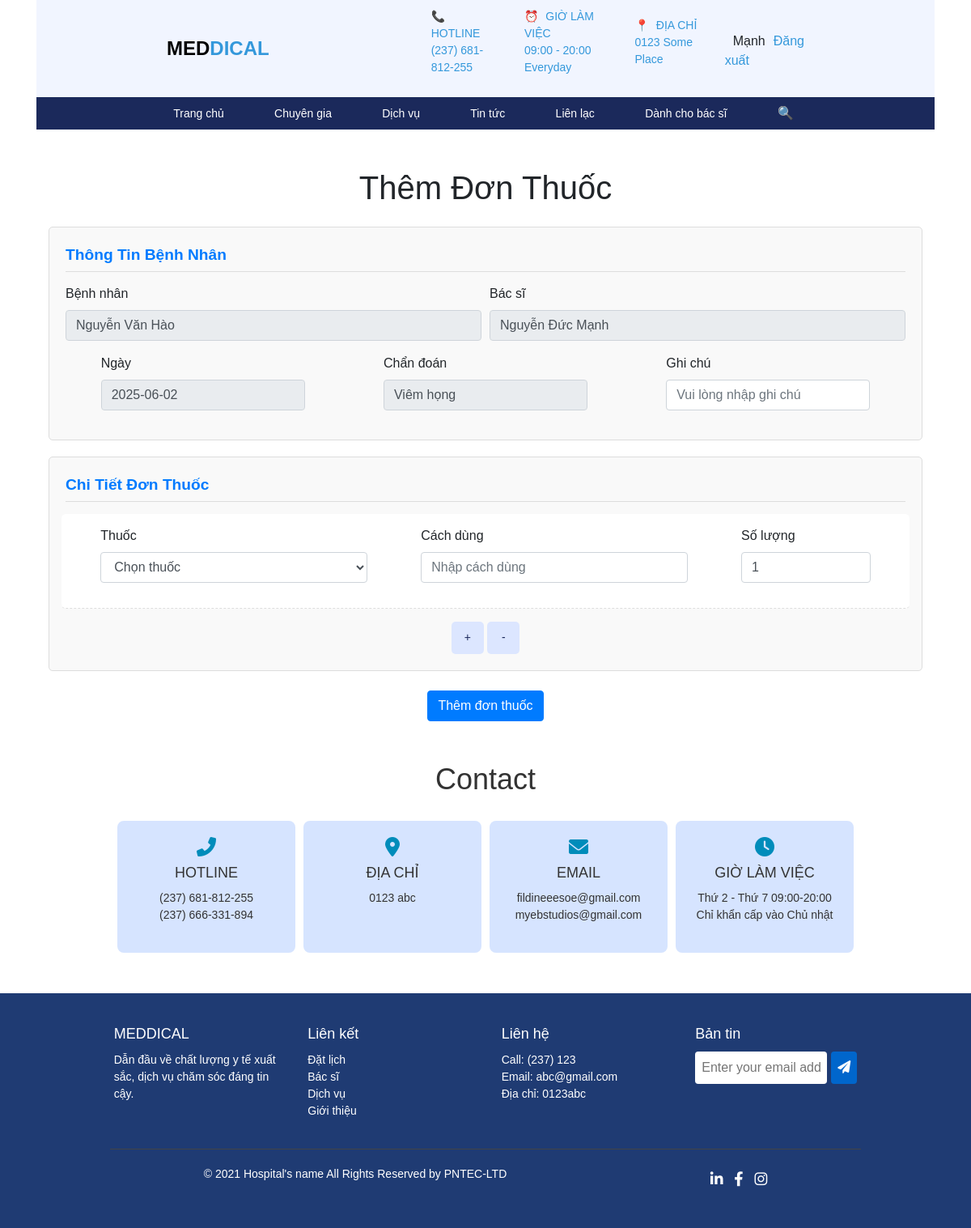
The page /php/bacsi/ThemDonThuoc.php?hoSoId=1 (signed in) on the database its author committed.
### tables this page shows
CREATE TABLE `hosobenhan` (
  `maHoSo` int(11) NOT NULL,
  `chuanDoan` varchar(255) NOT NULL,
  `ketLuan` varchar(255) NOT NULL,
  `trangThai` varchar(255) NOT NULL,
  `ngayTaoHoSo` date DEFAULT NULL,
  `maBenhNhan` int(11) NOT NULL,
  `maBacSi` int(11) NOT NULL
);

CREATE TABLE `benhnhan` (
  `maBenhNhan` int(11) NOT NULL,
  `hoTenDem` varchar(255) NOT NULL,
  `ten` varchar(255) NOT NULL,
  `email` varchar(255) DEFAULT NULL,
  `diaChi` varchar(255) DEFAULT NULL,
  `soDienThoai` varchar(255) NOT NULL,
  `ngaySinh` date NOT NULL,
  `gioiTinh` varchar(10) NOT NULL,
  `anhDaiDien` varchar(255) NOT NULL,
  `maTaiKhoan` int(11) NOT NULL
);

CREATE TABLE `bacsi` (
  `maBacSi` int(11) NOT NULL,
  `hoTenDem` varchar(255) NOT NULL,
  `ten` varchar(255) NOT NULL,
  `email` varchar(255) NOT NULL,
  `diachi` varchar(255) NOT NULL,
  `soDienThoai` varchar(255) NOT NULL,
  `ngaySinh` datetime DEFAULT NULL,
  `gioiTinh` varchar(255) DEFAULT NULL,
  `anhDaiDien` varchar(255) NOT NULL,
  `maTaiKhoan` int(11) NOT NULL
);

### php/myclass/clsHoSoBenhAn.php (called while the page is built, shortened)
<?php
class clsHoSoBenhAn
{
    private $con;
    private function connectdb() {
        $this->con = mysqli_connect("localhost", "root", "", "benhvien");
        mysqli_set_charset($this->con, "utf8");
    }
    public function layDanhSachHoSoTheoMaHoSo($maHoSo = null, $limit = 5, $offset = 0)
    {
        $link = $this->con;
        $sql = "
            SELECT
                benhnhan.hoTenDem,
                benhnhan.ten,
                benhnhan.maBenhNhan,
                YEAR(benhnhan.ngaySinh) AS namSinh,
                benhnhan.diaChi,
                benhnhan.soDienThoai,
                benhnhan.gioiTinh,
                hosobenhan.chuanDoan,
                hosobenhan.trangThai,
                hosobenhan.ngayTaoHoSo,
                hosobenhan.maHoSo,
                bacsi.hoTenDem as bsHoTenDem,
                bacsi.ten as bsTen
            FROM
                hosobenhan
            INNER JOIN
                benhnhan ON hosobenhan.maBenhNhan = benhnhan.maBenhNhan
            INNER JOIN
                bacsi ON hosobenhan.maBacSi = bacsi.maBacSi
        ";
        if ($maHoSo) {
            $sql .= " WHERE HoSoBenhAn.maHoSo  = '$maHoSo'";
        }
        $sql .= " ORDER BY hosobenhan.ngayTaoHoSo DESC LIMIT $limit OFFSET $offset";
        $result = mysqli_query($link, $sql);
        $data = [];
        if ($result) {
            while ($row = mysqli_fetch_assoc($result)) {
                $data[] = $row;
            }
        }
        return $data;
    }
}
?>

### php/bacsi/ThemDonThuoc.php (the view, shortened to what this page needs)
<?php
include '../layout/header.php';
require_once '../myclass/clsHoSoBenhAn.php';
$hoSoId = $_GET['hoSoId'] ?? null;
$hoSo = new clsHoSoBenhAn();
$hoSoData = $hoSo->layDanhSachHoSoTheoMaHoSo($hoSoId);
$currentRecord = array_filter($hoSoData, fn($item) => $item['maHoSo'] == $hoSoId);
$currentRecord = array_shift($currentRecord);
?>
<link rel="stylesheet" href="../../bootstrap/css/bootstrap.min.css">
<div class="container mt-5">
    <h1 class="text-center mb-4">Thêm Đơn Thuốc</h1>
    <form id="prescriptionForm" method="POST" action="./xuly/LuuDonThuoc.php">
        <div class="form-section">
            <div class="section-header">Thông Tin Bệnh Nhân</div>
                <div class="form-row">
                    <div class="form-group col-md-6">
                        <label for="patientName">Bệnh nhân</label>
                        <input type="text" class="form-control" id="patientName"
                            value="<?= htmlspecialchars($currentRecord['hoTenDem'] . ' ' . $currentRecord['ten']) ?>" readonly>
                    </div>
                    <div class="form-group col-md-6">
                        <label for="doctor">Bác sĩ</label>
                        <input type="text" class="form-control" id="doctor"
                            value="<?= htmlspecialchars($currentRecord['bsHoTenDem'] . ' ' . $currentRecord['bsTen']) ?>" readonly>
                    </div>
                </div>
                <div class="form-row">
                    <div class="form-group col-md-3">
                        <label for="date">Ngày</label>
                        <input type="text" class="form-control" name="ngayKeDon" id="date" readonly>
                    </div>
                    <div class="form-group col-md-3">
                        <label for="diagnosis">Chẩn đoán</label>
                        <input type="text" class="form-control" name="chuanDoan"
                            value="<?= htmlspecialchars($currentRecord['chuanDoan']) ?>" readonly>
                    </div>
                    <div class="form-group col-md-3">
                        <label for="diagnosis">Ghi chú</label>
                        <input type="text" class="form-control" name="ghiChu" placeholder="Vui lòng nhập ghi chú">
                    </div>
                </div>
        </div>
        <div class="form-section">
            <div class="section-header">Chi Tiết Đơn Thuốc</div>
                <div id="medicationList">
                    <div class="form-row medication-item" data-index="0">
                        <div class="form-group col-md-4">
                            <label for="medicine">Thuốc</label>
                            <select class="form-control" name="medicine[0]" required>
                                <option value="">Chọn thuốc</option>
                            </select>
                        </div>
                        <div class="form-group col-md-4">
                            <label for="usage">Cách dùng</label>
                            <input type="text" class="form-control" name="usage[0]" placeholder="Nhập cách dùng" required>
                        </div>
                        <div class="form-group col-md-2">
                            <label for="quantity">Số lượng</label>
                            <input type="number" class="form-control" name="quantity[0]" value="1" min="1" required>
                        </div>
                    </div>
                </div>
                <div class="text-center mt-3">
                    <button type="button" class="btn btn-success btn-add" onclick="addMedication()">+</button>
                    <button type="button" class="btn btn-danger btn-remove" onclick="removeMedication()">-</button>
                </div>
            </div>
            <div class="text-center mt-4">
                <button type="submit" class="btn btn-primary">Thêm đơn thuốc</button>
            </div>
        </div>
</div>
<?php include '../layout/footer.php'; ?>

### css/mau.css (style rules this page uses)
* { box-sizing: border-box; margin: 0px auto; font-family: Arial, sans-serif; }
.container { width: 100%; height: auto; }
button[type="button"] { background-color: #dce6ff; border: none; padding: 8px 15px; border-radius: 5px; color: #1b295b; cursor: pointer; font-size: 14px; }

### php/bacsi/ThemDonThuoc.php (style rules this page uses)
.form-section { border: 1px solid #ddd; padding: 20px; margin-top: 20px; border-radius: 5px; background-color: #f9f9f9; }
.section-header { font-weight: bold; font-size: 1.2em; color: #007bff; margin-bottom: 15px; border-bottom: 1px solid #ddd; padding-bottom: 5px; }
.medication-item { padding-bottom: 15px; border-bottom: 1px dashed #ddd; margin-bottom: 15px; background-color: #ffffff; padding: 15px; border-radius: 5px; }
.btn-add, .btn-remove { width: 40px; height: 40px; }

### rows shown on the page
hosobenhan: maBenhNhan.ten "Nguyễn Văn Hào", maBacSi.ten "Nguyễn Đức Mạnh", chuanDoan "Viêm họng"

### other values the page prints
$ten "Mạnh"
